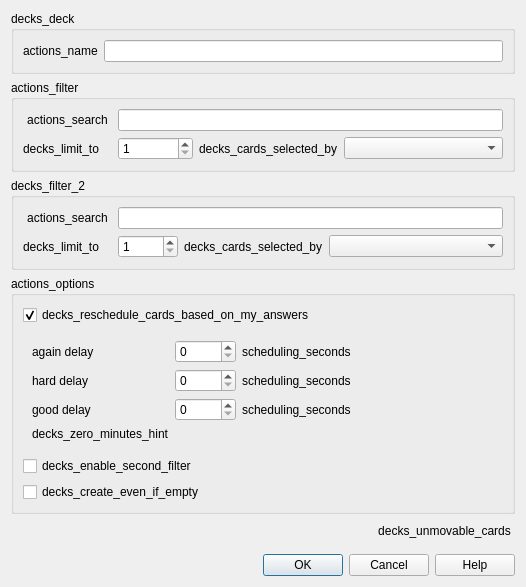
<?xml version="1.0" encoding="UTF-8"?>
<ui version="4.0">
 <class>Dialog</class>
 <widget class="QDialog" name="Dialog">
  <property name="geometry">
   <rect>
    <x>0</x>
    <y>0</y>
    <width>526</width>
    <height>587</height>
   </rect>
  </property>
  <property name="windowTitle">
   <string notr="true">Dialog</string>
  </property>
  <layout class="QVBoxLayout" name="verticalLayout">
   <item>
    <widget class="QGroupBox" name="groupBox_3">
     <property name="title">
      <string>decks_deck</string>
     </property>
     <layout class="QGridLayout" name="gridLayout_4">
      <item row="0" column="0">
       <widget class="QLabel" name="label_2">
        <property name="sizePolicy">
         <sizepolicy hsizetype="Fixed" vsizetype="Preferred">
          <horstretch>0</horstretch>
          <verstretch>0</verstretch>
         </sizepolicy>
        </property>
        <property name="text">
         <string>actions_name</string>
        </property>
       </widget>
      </item>
      <item row="0" column="1">
       <widget class="QLineEdit" name="name">
        <property name="text">
         <string/>
        </property>
        <property name="placeholderText">
         <string notr="true"/>
        </property>
       </widget>
      </item>
     </layout>
    </widget>
   </item>
   <item>
    <widget class="QGroupBox" name="groupBox">
     <property name="title">
      <string>actions_filter</string>
     </property>
     <layout class="QGridLayout" name="gridLayout">
      <item row="1" column="0">
       <widget class="QPushButton" name="search_button">
        <property name="sizePolicy">
         <sizepolicy hsizetype="Fixed" vsizetype="Fixed">
          <horstretch>0</horstretch>
          <verstretch>0</verstretch>
         </sizepolicy>
        </property>
        <property name="focusPolicy">
         <enum>Qt::NoFocus</enum>
        </property>
        <property name="toolTip">
         <string>search_view_in_browser</string>
        </property>
        <property name="text">
         <string>actions_search</string>
        </property>
        <property name="autoDefault">
         <bool>false</bool>
        </property>
        <property name="flat">
         <bool>true</bool>
        </property>
        <property name="label" stdset="0">
         <string notr="true">search</string>
        </property>
       </widget>
      </item>
      <item row="1" column="2" colspan="4">
       <widget class="QLineEdit" name="search"/>
      </item>
      <item row="2" column="2">
       <widget class="QSpinBox" name="limit">
        <property name="maximumSize">
         <size>
          <width>75</width>
          <height>16777215</height>
         </size>
        </property>
        <property name="minimum">
         <number>1</number>
        </property>
        <property name="maximum">
         <number>99999</number>
        </property>
       </widget>
      </item>
      <item row="2" column="4" colspan="2">
       <widget class="QComboBox" name="order"/>
      </item>
      <item row="2" column="3">
       <widget class="QLabel" name="label">
        <property name="text">
         <string>decks_cards_selected_by</string>
        </property>
       </widget>
      </item>
      <item row="2" column="0">
       <widget class="QLabel" name="label_5">
        <property name="text">
         <string>decks_limit_to</string>
        </property>
       </widget>
      </item>
     </layout>
    </widget>
   </item>
   <item>
    <widget class="QGroupBox" name="filter2group">
     <property name="title">
      <string>decks_filter_2</string>
     </property>
     <layout class="QGridLayout" name="gridLayout_3">
      <item row="0" column="1" colspan="4">
       <widget class="QLineEdit" name="search_2"/>
      </item>
      <item row="0" column="0">
       <widget class="QPushButton" name="search_button_2">
        <property name="sizePolicy">
         <sizepolicy hsizetype="Fixed" vsizetype="Fixed">
          <horstretch>0</horstretch>
          <verstretch>0</verstretch>
         </sizepolicy>
        </property>
        <property name="focusPolicy">
         <enum>Qt::NoFocus</enum>
        </property>
        <property name="toolTip">
         <string>search_view_in_browser</string>
        </property>
        <property name="text">
         <string>actions_search</string>
        </property>
        <property name="autoDefault">
         <bool>false</bool>
        </property>
        <property name="flat">
         <bool>true</bool>
        </property>
        <property name="label" stdset="0">
         <string notr="true">search</string>
        </property>
       </widget>
      </item>
      <item row="1" column="3" colspan="2">
       <widget class="QComboBox" name="order_2"/>
      </item>
      <item row="1" column="0">
       <widget class="QLabel" name="label_6">
        <property name="text">
         <string>decks_limit_to</string>
        </property>
       </widget>
      </item>
      <item row="1" column="1">
       <widget class="QSpinBox" name="limit_2">
        <property name="maximumSize">
         <size>
          <width>60</width>
          <height>16777215</height>
         </size>
        </property>
        <property name="minimum">
         <number>1</number>
        </property>
        <property name="maximum">
         <number>99999</number>
        </property>
       </widget>
      </item>
      <item row="1" column="2">
       <widget class="QLabel" name="label_4">
        <property name="text">
         <string>decks_cards_selected_by</string>
        </property>
       </widget>
      </item>
     </layout>
    </widget>
   </item>
   <item>
    <widget class="QGroupBox" name="groupBox_2">
     <property name="title">
      <string>actions_options</string>
     </property>
     <layout class="QGridLayout" name="gridLayout_2">
      <item row="1" column="0">
       <widget class="QWidget" name="previewDelayWidget" native="true">
        <layout class="QGridLayout" name="gridLayout_5">
         <item row="3" column="0">
          <widget class="QLabel" name="good_delay_label">
           <property name="text">
            <string notr="true">good delay</string>
           </property>
          </widget>
         </item>
         <item row="0" column="2">
          <widget class="QSpinBox" name="preview_again">
           <property name="maximum">
            <number>99999</number>
           </property>
          </widget>
         </item>
         <item row="2" column="2">
          <widget class="QSpinBox" name="preview_hard">
           <property name="maximum">
            <number>99999</number>
           </property>
          </widget>
         </item>
         <item row="0" column="0" colspan="2">
          <widget class="QLabel" name="again_delay_label">
           <property name="text">
            <string notr="true">again delay</string>
           </property>
          </widget>
         </item>
         <item row="3" column="2">
          <widget class="QSpinBox" name="preview_good">
           <property name="maximum">
            <number>99999</number>
           </property>
          </widget>
         </item>
         <item row="0" column="3">
          <widget class="QLabel" name="label_13">
           <property name="text">
            <string>scheduling_seconds</string>
           </property>
          </widget>
         </item>
         <item row="3" column="3" colspan="2">
          <widget class="QLabel" name="label_9">
           <property name="text">
            <string>scheduling_seconds</string>
           </property>
          </widget>
         </item>
         <item row="2" column="0">
          <widget class="QLabel" name="hard_delay_label">
           <property name="text">
            <string notr="true">hard delay</string>
           </property>
          </widget>
         </item>
         <item row="2" column="3">
          <widget class="QLabel" name="label_8">
           <property name="text">
            <string>scheduling_seconds</string>
           </property>
          </widget>
         </item>
         <item row="4" column="0" colspan="2">
          <widget class="QLabel" name="label_12">
           <property name="text">
            <string>decks_zero_minutes_hint</string>
           </property>
          </widget>
         </item>
        </layout>
       </widget>
      </item>
      <item row="3" column="0" alignment="Qt::AlignLeft">
       <widget class="QCheckBox" name="allow_empty">
        <property name="text">
         <string>decks_create_even_if_empty</string>
        </property>
       </widget>
      </item>
      <item row="2" column="0" alignment="Qt::AlignLeft">
       <widget class="QCheckBox" name="secondFilter">
        <property name="text">
         <string>decks_enable_second_filter</string>
        </property>
       </widget>
      </item>
      <item row="0" column="0" colspan="2" alignment="Qt::AlignLeft">
       <widget class="QCheckBox" name="resched">
        <property name="text">
         <string>decks_reschedule_cards_based_on_my_answers</string>
        </property>
        <property name="checked">
         <bool>true</bool>
        </property>
       </widget>
      </item>
     </layout>
    </widget>
   </item>
   <item>
    <layout class="QHBoxLayout" name="horizontalLayout">
     <item>
      <spacer name="horizontalSpacer_2">
       <property name="orientation">
        <enum>Qt::Horizontal</enum>
       </property>
       <property name="sizeHint" stdset="0">
        <size>
         <width>40</width>
         <height>20</height>
        </size>
       </property>
      </spacer>
     </item>
     <item>
      <widget class="QPushButton" name="hint_button">
       <property name="focusPolicy">
        <enum>Qt::NoFocus</enum>
       </property>
       <property name="toolTip">
        <string>search_view_in_browser</string>
       </property>
       <property name="text">
        <string>decks_unmovable_cards</string>
       </property>
       <property name="autoDefault">
        <bool>false</bool>
       </property>
       <property name="flat">
        <bool>true</bool>
       </property>
       <property name="label" stdset="0">
        <string notr="true">hint</string>
       </property>
      </widget>
     </item>
    </layout>
   </item>
   <item>
    <spacer name="verticalSpacer">
     <property name="orientation">
      <enum>Qt::Vertical</enum>
     </property>
     <property name="sizeHint" stdset="0">
      <size>
       <width>20</width>
       <height>40</height>
      </size>
     </property>
    </spacer>
   </item>
   <item>
    <widget class="QDialogButtonBox" name="buttonBox">
     <property name="orientation">
      <enum>Qt::Horizontal</enum>
     </property>
     <property name="standardButtons">
      <set>QDialogButtonBox::Cancel|QDialogButtonBox::Help|QDialogButtonBox::Ok</set>
     </property>
    </widget>
   </item>
  </layout>
 </widget>
 <tabstops>
  <tabstop>name</tabstop>
  <tabstop>search</tabstop>
  <tabstop>limit</tabstop>
  <tabstop>order</tabstop>
  <tabstop>search_2</tabstop>
  <tabstop>limit_2</tabstop>
  <tabstop>order_2</tabstop>
  <tabstop>resched</tabstop>
  <tabstop>preview_again</tabstop>
  <tabstop>preview_hard</tabstop>
  <tabstop>preview_good</tabstop>
  <tabstop>secondFilter</tabstop>
  <tabstop>allow_empty</tabstop>
 </tabstops>
 <resources/>
 <connections>
  <connection>
   <sender>buttonBox</sender>
   <signal>accepted()</signal>
   <receiver>Dialog</receiver>
   <slot>accept()</slot>
   <hints>
    <hint type="sourcelabel">
     <x>254</x>
     <y>295</y>
    </hint>
    <hint type="destinationlabel">
     <x>157</x>
     <y>274</y>
    </hint>
   </hints>
  </connection>
  <connection>
   <sender>buttonBox</sender>
   <signal>rejected()</signal>
   <receiver>Dialog</receiver>
   <slot>reject()</slot>
   <hints>
    <hint type="sourcelabel">
     <x>322</x>
     <y>295</y>
    </hint>
    <hint type="destinationlabel">
     <x>286</x>
     <y>274</y>
    </hint>
   </hints>
  </connection>
  <connection>
   <sender>secondFilter</sender>
   <signal>toggled(bool)</signal>
   <receiver>filter2group</receiver>
   <slot>setVisible(bool)</slot>
   <hints>
    <hint type="sourcelabel">
     <x>125</x>
     <y>265</y>
    </hint>
    <hint type="destinationlabel">
     <x>222</x>
     <y>155</y>
    </hint>
   </hints>
  </connection>
 </connections>
</ui>
